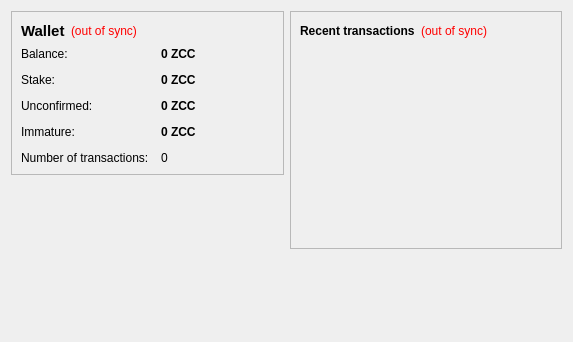
<?xml version="1.0" encoding="UTF-8"?>
<ui version="4.0">
 <class>OverviewPage</class>
 <widget class="QWidget" name="OverviewPage">
  <property name="geometry">
   <rect>
    <x>0</x>
    <y>0</y>
    <width>573</width>
    <height>342</height>
   </rect>
  </property>
  <property name="windowTitle">
   <string>Form</string>
  </property>
  <layout class="QHBoxLayout" name="horizontalLayout" stretch="1,1">
   <item>
    <layout class="QVBoxLayout" name="verticalLayout_2">
     <item>
      <widget class="QFrame" name="frame">
       <property name="frameShape">
        <enum>QFrame::StyledPanel</enum>
       </property>
       <property name="frameShadow">
        <enum>QFrame::Raised</enum>
       </property>
       <layout class="QVBoxLayout" name="verticalLayout_4">
        <item>
         <layout class="QHBoxLayout" name="horizontalLayout_4">
          <item>
           <widget class="QLabel" name="label_5">
            <property name="font">
             <font>
              <pointsize>11</pointsize>
              <weight>75</weight>
              <bold>true</bold>
             </font>
            </property>
            <property name="text">
             <string>Wallet</string>
            </property>
           </widget>
          </item>
          <item>
           <widget class="QLabel" name="labelWalletStatus">
            <property name="toolTip">
             <string>The displayed information may be out of date. Your wallet automatically synchronizes with the JbCoin network after a connection is established, but this process has not completed yet.</string>
            </property>
            <property name="styleSheet">
             <string notr="true">QLabel { color: red; }</string>
            </property>
            <property name="text">
             <string notr="true">(out of sync)</string>
            </property>
            <property name="alignment">
             <set>Qt::AlignLeading|Qt::AlignLeft|Qt::AlignVCenter</set>
            </property>
           </widget>
          </item>
          <item>
           <spacer name="horizontalSpacer_2">
            <property name="orientation">
             <enum>Qt::Horizontal</enum>
            </property>
            <property name="sizeHint" stdset="0">
             <size>
              <width>40</width>
              <height>20</height>
             </size>
            </property>
           </spacer>
          </item>
         </layout>
        </item>
        <item>
         <layout class="QFormLayout" name="formLayout_2">
          <property name="fieldGrowthPolicy">
           <enum>QFormLayout::AllNonFixedFieldsGrow</enum>
          </property>
          <property name="horizontalSpacing">
           <number>12</number>
          </property>
          <property name="verticalSpacing">
           <number>12</number>
          </property>
          <item row="0" column="0">
           <widget class="QLabel" name="label">
            <property name="text">
             <string>Balance:</string>
            </property>
           </widget>
          </item>
          <item row="0" column="1">
           <widget class="QLabel" name="labelBalance">
            <property name="font">
             <font>
              <weight>75</weight>
              <bold>true</bold>
             </font>
            </property>
            <property name="cursor">
             <cursorShape>IBeamCursor</cursorShape>
            </property>
            <property name="toolTip">
             <string>Your current balance</string>
            </property>
            <property name="text">
             <string notr="true">0 ZCC</string>
            </property>
            <property name="textInteractionFlags">
             <set>Qt::LinksAccessibleByMouse|Qt::TextSelectableByKeyboard|Qt::TextSelectableByMouse</set>
            </property>
           </widget>
          </item>
          <item row="1" column="0">
           <widget class="QLabel" name="label_6">
            <property name="text">
             <string>Stake:</string>
            </property>
           </widget>
          </item>
          <item row="1" column="1">
           <widget class="QLabel" name="labelStake">
            <property name="font">
             <font>
              <weight>75</weight>
              <bold>true</bold>
             </font>
            </property>
            <property name="cursor">
             <cursorShape>IBeamCursor</cursorShape>
            </property>
            <property name="toolTip">
             <string>Total of coins that was staked, and do not yet count toward the current balance</string>
            </property>
            <property name="text">
             <string notr="true">0 ZCC</string>
            </property>
            <property name="textInteractionFlags">
             <set>Qt::LinksAccessibleByMouse|Qt::TextSelectableByKeyboard|Qt::TextSelectableByMouse</set>
            </property>
           </widget>
          </item>
          <item row="2" column="0">
           <widget class="QLabel" name="label_3">
            <property name="text">
             <string>Unconfirmed:</string>
            </property>
           </widget>
          </item>
          <item row="2" column="1">
           <widget class="QLabel" name="labelUnconfirmed">
            <property name="font">
             <font>
              <weight>75</weight>
              <bold>true</bold>
             </font>
            </property>
            <property name="cursor">
             <cursorShape>IBeamCursor</cursorShape>
            </property>
            <property name="toolTip">
             <string>Total of transactions that have yet to be confirmed, and do not yet count toward the current balance</string>
            </property>
            <property name="text">
             <string notr="true">0 ZCC</string>
            </property>
            <property name="textInteractionFlags">
             <set>Qt::LinksAccessibleByMouse|Qt::TextSelectableByKeyboard|Qt::TextSelectableByMouse</set>
            </property>
           </widget>
          </item>
          <item row="3" column="0">
           <widget class="QLabel" name="labelImmatureText">
            <property name="text">
             <string>Immature:</string>
            </property>
           </widget>
          </item>
          <item row="3" column="1">
           <widget class="QLabel" name="labelImmature">
            <property name="font">
             <font>
              <weight>75</weight>
              <bold>true</bold>
             </font>
            </property>
            <property name="toolTip">
             <string>Mined balance that has not yet matured</string>
            </property>
            <property name="text">
             <string notr="true">0 ZCC</string>
            </property>
            <property name="textInteractionFlags">
             <set>Qt::LinksAccessibleByMouse|Qt::TextSelectableByKeyboard|Qt::TextSelectableByMouse</set>
            </property>
           </widget>
          </item>
          <item row="4" column="0">
           <widget class="QLabel" name="label_2">
            <property name="text">
             <string>Number of transactions:</string>
            </property>
           </widget>
          </item>
          <item row="4" column="1">
           <widget class="QLabel" name="labelNumTransactions">
            <property name="toolTip">
             <string>Total number of transactions in wallet</string>
            </property>
            <property name="text">
             <string notr="true">0</string>
            </property>
           </widget>
          </item>
         </layout>
        </item>
       </layout>
      </widget>
     </item>
     <item>
      <spacer name="verticalSpacer">
       <property name="orientation">
        <enum>Qt::Vertical</enum>
       </property>
       <property name="sizeHint" stdset="0">
        <size>
         <width>20</width>
         <height>40</height>
        </size>
       </property>
      </spacer>
     </item>
    </layout>
   </item>
   <item>
    <layout class="QVBoxLayout" name="verticalLayout_3">
     <item>
      <widget class="QFrame" name="frame_2">
       <property name="frameShape">
        <enum>QFrame::StyledPanel</enum>
       </property>
       <property name="frameShadow">
        <enum>QFrame::Raised</enum>
       </property>
       <layout class="QVBoxLayout" name="verticalLayout">
        <item>
         <layout class="QHBoxLayout" name="horizontalLayout_2">
          <item>
           <widget class="QLabel" name="label_4">
            <property name="text">
             <string>&lt;b&gt;Recent transactions&lt;/b&gt;</string>
            </property>
           </widget>
          </item>
          <item>
           <widget class="QLabel" name="labelTransactionsStatus">
            <property name="toolTip">
             <string>The displayed information may be out of date. Your wallet automatically synchronizes with the JbCoin network after a connection is established, but this process has not completed yet.</string>
            </property>
            <property name="styleSheet">
             <string notr="true">QLabel { color: red; }</string>
            </property>
            <property name="text">
             <string notr="true">(out of sync)</string>
            </property>
            <property name="alignment">
             <set>Qt::AlignRight|Qt::AlignTrailing|Qt::AlignVCenter</set>
            </property>
           </widget>
          </item>
          <item>
           <spacer name="horizontalSpacer">
            <property name="orientation">
             <enum>Qt::Horizontal</enum>
            </property>
            <property name="sizeHint" stdset="0">
             <size>
              <width>40</width>
              <height>20</height>
             </size>
            </property>
           </spacer>
          </item>
         </layout>
        </item>
        <item>
         <widget class="QListView" name="listTransactions">
          <property name="styleSheet">
           <string notr="true">QListView { background: transparent; }</string>
          </property>
          <property name="frameShape">
           <enum>QFrame::NoFrame</enum>
          </property>
          <property name="verticalScrollBarPolicy">
           <enum>Qt::ScrollBarAlwaysOff</enum>
          </property>
          <property name="horizontalScrollBarPolicy">
           <enum>Qt::ScrollBarAlwaysOff</enum>
          </property>
          <property name="selectionMode">
           <enum>QAbstractItemView::NoSelection</enum>
          </property>
         </widget>
        </item>
       </layout>
      </widget>
     </item>
     <item>
      <spacer name="verticalSpacer_2">
       <property name="orientation">
        <enum>Qt::Vertical</enum>
       </property>
       <property name="sizeHint" stdset="0">
        <size>
         <width>20</width>
         <height>40</height>
        </size>
       </property>
      </spacer>
     </item>
    </layout>
   </item>
  </layout>
 </widget>
 <resources/>
 <connections/>
</ui>
